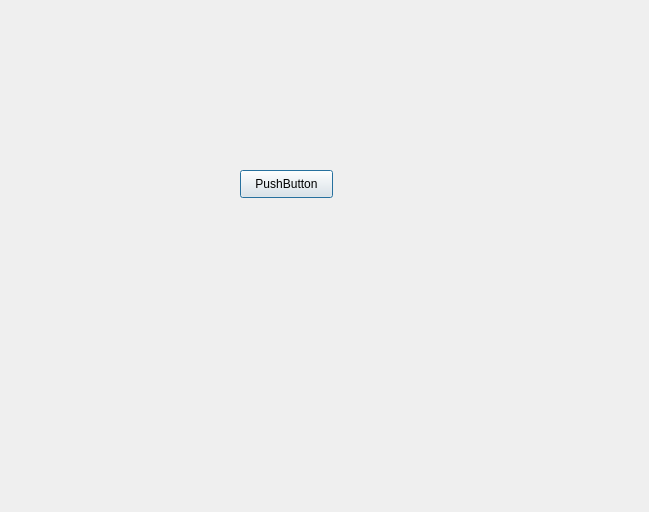
<?xml version="1.0" encoding="UTF-8"?>
<ui version="4.0">
 <class>integration</class>
 <widget class="QDialog" name="integration">
  <property name="geometry">
   <rect>
    <x>0</x>
    <y>0</y>
    <width>649</width>
    <height>512</height>
   </rect>
  </property>
  <property name="windowTitle">
   <string>Dialog</string>
  </property>
  <widget class="QLabel" name="label_3">
   <property name="geometry">
    <rect>
     <x>-81</x>
     <y>-82</y>
     <width>1361</width>
     <height>801</height>
    </rect>
   </property>
   <property name="text">
    <string/>
   </property>
   <property name="pixmap">
    <pixmap>../../../../shutterstock_117385867.jpg</pixmap>
   </property>
  </widget>
  <widget class="QPushButton" name="pushButton">
   <property name="geometry">
    <rect>
     <x>240</x>
     <y>170</y>
     <width>93</width>
     <height>28</height>
    </rect>
   </property>
   <property name="text">
    <string>PushButton</string>
   </property>
  </widget>
 </widget>
 <resources/>
 <connections/>
</ui>
